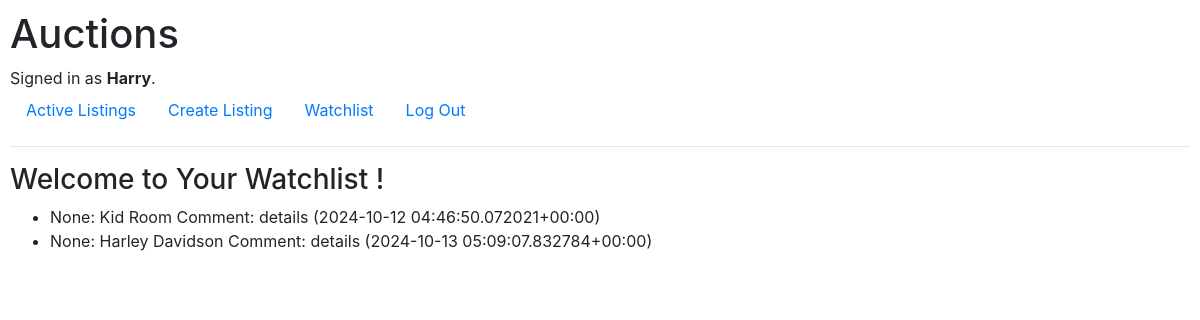
Before: /watchlist/ (signed in) with the older database file.
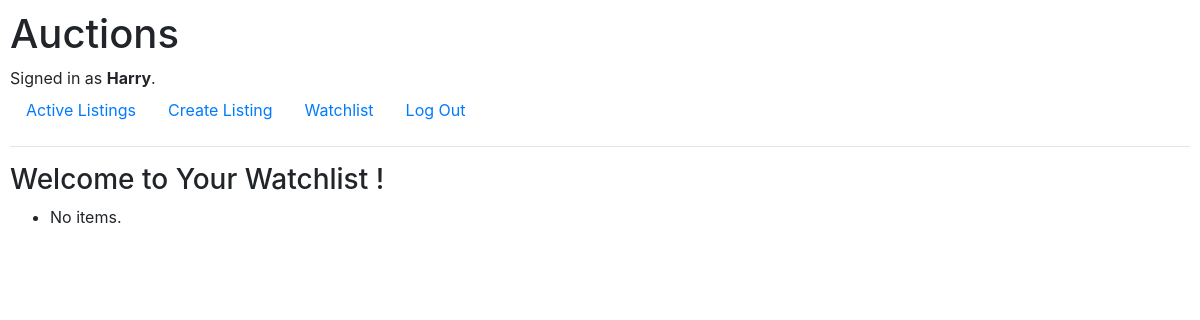
After: the same page with the newer database file.
### auctions/models.py (models this page shows, shortened)
class User(AbstractUser):
    pass

class Watchlist(models.Model):
    user = models.ForeignKey(User, on_delete=models.CASCADE, related_name="watch_user_ref")
    auction = models.ForeignKey(AuctionListing, on_delete=models.CASCADE, related_name="watch_listing_ref")
    state = models.BooleanField(default=False)

class AuctionListing(models.Model):
    product = models.ForeignKey(Product, on_delete=models.CASCADE, related_name="listing_product_ref", null=True, blank=True)
    bid = models.ForeignKey(Bid, on_delete=models.SET_NULL, related_name="bid_ref", null=True, blank=True)
    comment = models.ForeignKey(Comment, on_delete=models.SET_NULL, related_name="comment_ref", null=True, blank=True)
    date = models.DateTimeField(auto_now_add=True)
    active = models.BooleanField(default=True)
    def __str__(self):
        return f"{self.bid}: {self.comment} ({self.date})"

class Comment(models.Model):
    title = models.CharField(max_length=10)
    description = models.TextField()
    def __str__(self):
        return f"{self.title}: {self.description}"

### auctions/views.py (the view)
# urls.py: path("watchlist/", views.watchlist, name="watchlist"),
@login_required
def watchlist(request):
    current_user_id = request.user.id
    watchlist = Watchlist.objects.filter(user=current_user_id)
    return render(request, "auctions/watchlist.html", {
        "watchlist": watchlist
    })

### auctions/templates/auctions/watchlist.html
{% extends "auctions/layout.html" %}
{% load static %}
{% block body %}
<h3>Welcome to Your Watchlist <b>{{ watchlist.user }}</b> !</h3>
<ul>
  {% for item in watchlist %}
  <li>{{ item.auction }}</li>
  {% empty %}
  <li>No items.</li>
  {% endfor %}
</ul>
{% endblock %}

### auctions/templates/auctions/layout.html (shortened to what this page needs)
{% load static %}
<!DOCTYPE html>
<html lang="en">
    <head>
        <link rel="stylesheet" href="https://stackpath.bootstrapcdn.com/bootstrap/4.4.1/css/bootstrap.min.css">
        <link href="{% static 'auctions/styles.css' %}" rel="stylesheet">
    </head>
    <body>
        <h1>Auctions</h1>
        <div>
            {% if user.is_authenticated %}
                Signed in as <strong>{{ user.username }}</strong>.
            {% else %}
                Not signed in.
            {% endif %}
        </div>
        <ul class="nav">
            <li class="nav-item">
                <a class="nav-link" href="{% url 'index' %}">Active Listings</a>
            </li>
            {% if user.is_authenticated %}
                <li class="nav-item">
                  <a class="nav-link" href="{% url 'create' %}">Create Listing</a>
                </li>
                <li class="nav-item">
                  <a class="nav-link" href="{% url 'watchlist' %}">Watchlist</a>
                </li>
                <li class="nav-item">
                    <a class="nav-link" href="{% url 'logout' %}">Log Out</a>
                </li>
            {% endif %}
        </ul>
        <hr>
        {% block body %}
        {% endblock %}
    </body>
</html>

### auctions/static/auctions/styles.css (style rules this page uses)
body { padding: 10px; }

Changed rows visible on the page:
removed Watchlist: auction "None: Kid Room Comment: details (2024-10-12 04:46:50.072021+00:00)"
removed Watchlist: auction "None: Harley Davidson Comment: details (2024-10-13 05:09:07.832784+00:00)"
Other visible differences:
text now shown: "No items."
